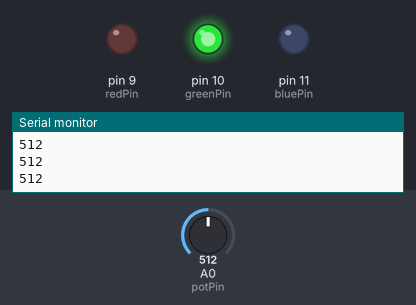
Simulated run of this sketch. Board: Arduino Uno, built with avr-gcc and run on an emulated ATmega328P. Parts: output pins drawn as LEDs (lit = HIGH), the last lines printed to the serial monitor. Inputs (shaded band) come from the test bench; at power-on: A0 (potPin) = 512.

Above: at 1.2 s.
1.3 s: A0 (potPin) set to 354
2.8 s: A0 (potPin) set to 326
At 4.0 s:
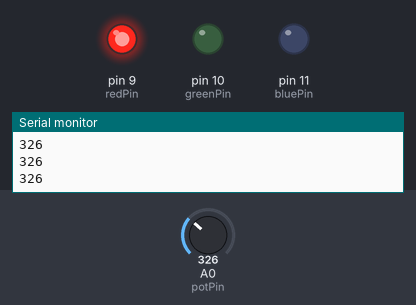
4.3 s: A0 (potPin) set to 692
At 5.3 s:
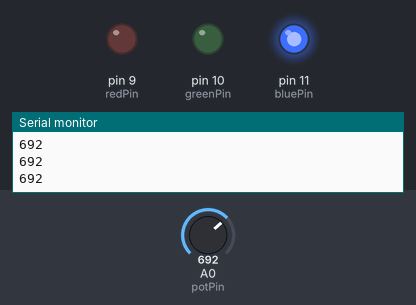
5.8 s: A0 (potPin) set to 666
At 6.6 s:
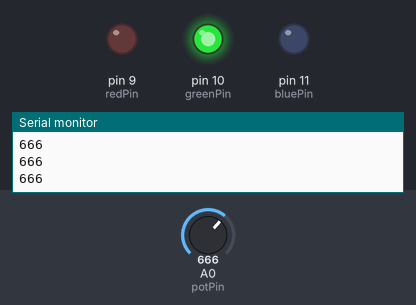
7.3 s: A0 (potPin) set to 716
At 7.9 s:
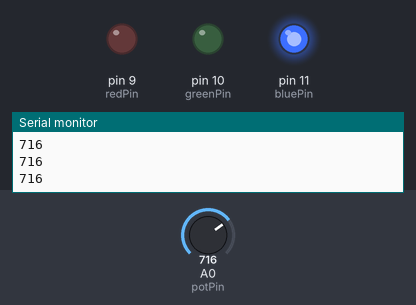
Timing chart, 0 to 9.8 s (numbered marks = the images above; inputs shaded):
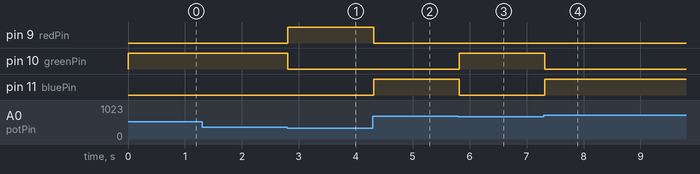

Measured:
- the behaviour switches between 342 and 341 on A0 (potPin) (found by bisection; images 0 and 1)
- the behaviour switches between 683 and 682 on A0 (potPin) (found by bisection; images 2 and 3)
- after the input at 2.8 s, pin 9 (redPin): LOW → HIGH at once; pin 10 (greenPin): HIGH → LOW at once
- after the input at 4.3 s, pin 9 (redPin): HIGH → LOW at once; pin 11 (bluePin): LOW → HIGH at once
- after the input at 5.8 s, pin 10 (greenPin): LOW → HIGH at once; pin 11 (bluePin): HIGH → LOW at once
- after the input at 7.3 s, pin 10 (greenPin): HIGH → LOW at once; pin 11 (bluePin): LOW → HIGH at once

The sketch:

sketch_mar4a.ino
```cpp
int potPin = A0;
int redPin = 9;
int greenPin = 10;
int bluePin = 11;

void setup() {
  pinMode(redPin, OUTPUT);
  pinMode(greenPin, OUTPUT);
  pinMode(bluePin, OUTPUT);
  Serial.begin(9600); // Required for Serial Monitor
}

void loop() {
  int val = analogRead(potPin); // Read 0-1023
  Serial.println(val);          // Display in Serial Monitor

  if (val >= 0 && val <= 341) {
    digitalWrite(redPin, HIGH);
    digitalWrite(greenPin, LOW);
    digitalWrite(bluePin, LOW);
  }
  else if (val >= 342 && val <= 682) {
    digitalWrite(redPin, LOW);
    digitalWrite(greenPin, HIGH);
    digitalWrite(bluePin, LOW);
  }
  else {
    digitalWrite(redPin, LOW);
    digitalWrite(greenPin, LOW);
    digitalWrite(bluePin, HIGH);
  }

  delay(100); // Stability
}
```
